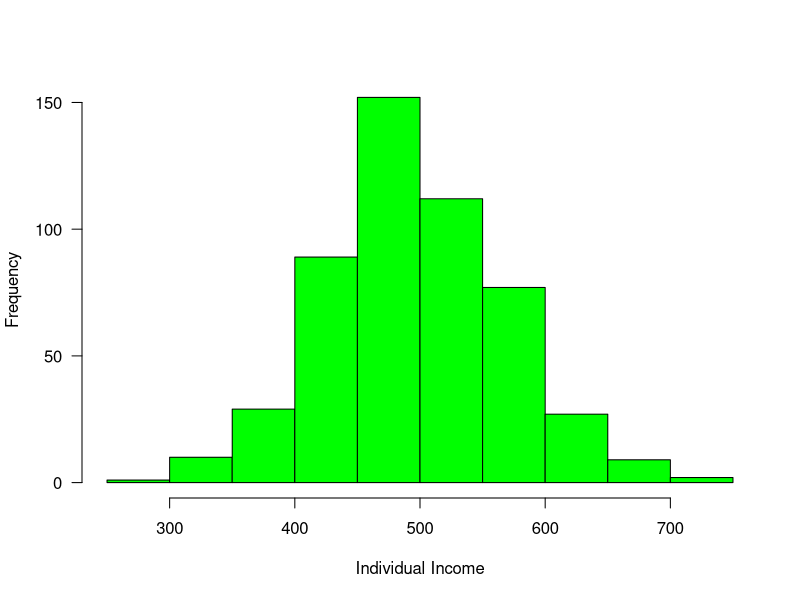
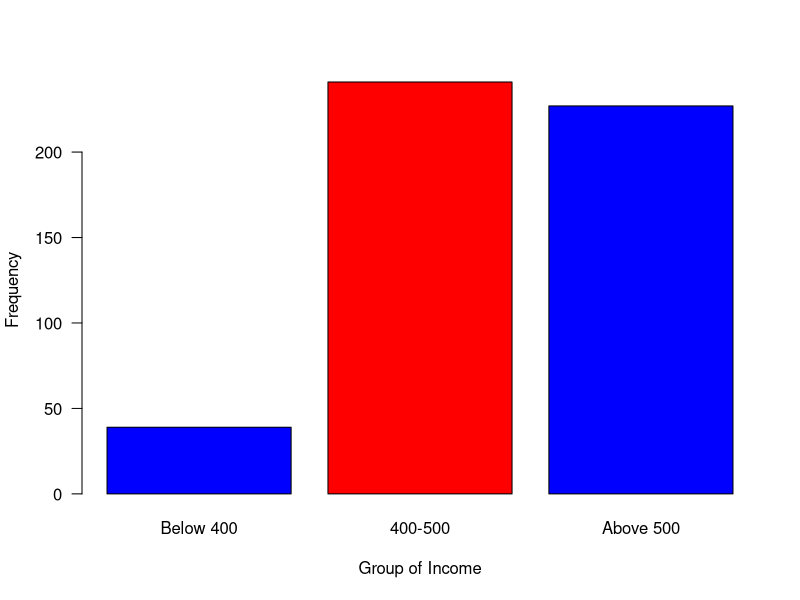

Here is the R script that generated these plots, in order:
## ---- chunk 1
knitr::opts_chunk$set(echo = TRUE, warning = FALSE, message = FALSE, comment = FALSE)

require(tidyverse)
require(kableExtra)
require(lubridate)

## ---- chunk 2
aa = c(20,68,78,50)
## ---- chunk 3
is.integer(aa)

## ---- chunk 4
class(aa)

## ---- chunk 5
class(as.integer(aa))
## ---- chunk 6
bb = c(12.5, 45.68, 2.65)
class(bb)
is.numeric(bb)
## ---- chunk 7
countries = c("Kenya", "Uganda", "Rwanda", "Tanzania")
class(countries)
## ---- chunk 8
sex = c("Male", "Female", "Male", "Male", "Female")
sex = as.factor(sex)
class(sex)

## ---- chunk 9

levels(sex)

levels(countries)
## ---- chunk 10

income = rnorm(n = 508, mean = 500, sd = 80)
hist(income, col = "green", main = "", las = 1, xlab = "Individual Income")
#mosaic::plotDist(dist = "norm", mean = 500, sd = 80)

## ---- chunk 11
group = cut(income, breaks = c(300,400,500,800),
            labels = c("Below 400", "400-500", "Above 500"))
is.factor(group)
levels(group)
## ---- chunk 12

barplot(table(group), las = 1, horiz = FALSE, col = c("blue", "red", "blue"), ylab = "Frequency", xlab = "Group of Income")
## ---- chunk 13
data = data.frame(group, income)
## ---- chunk 14
id = c(1,2,3,4,5)
people = c(158,659,782,659,759)
street = c("Dege", "Mchikichini", "Mwembe Mdogo", "Mwongozo",  "Cheka")
## ---- chunk 15
id[5]
people[5]
street[5]
## ---- chunk 16
street[2:4]
## ---- chunk 17
id[6] = 6
people[6] = 578
street[6] = "Mwongozo"
## ---- chunk 18
people[1] = 750
## ---- chunk 19
length(people)
## ---- chunk 20
vector.seq = 0:10
vector.seq
## ---- chunk 21
regular.vector = seq(from = 0,to = 10, by = 2)
regular.vector
## ---- chunk 22
id = rep(x = 3, each = 4)
station = rep(x = "Station1", each = 4)
id;station
## ---- chunk 23
sampled.months = c("January", "March", "May")
rep(x = sampled.months, each = 3)

## ---- chunk 24
rep(x = sampled.months, times = 3)
## ---- chunk 25
sst = rnorm(n = 40, mean = 25,sd = 1.58)
sst
## ---- chunk 26
require(magrittr)
chl = rnorm(n = 20, mean = .55, sd = .2)
chl %>% round(digits = 2)
## ---- chunk 27
# create vectors
Name  = c('Bob','Jeff','Mary')
Score = c(90, 75, 92)
Grade = c("A", "B", "A")

## use the vectors to make a data frame
dt = data.frame(Name, Score, Grade)

## assess the internal structure
str(dt)
## ---- chunk 28
## use the vectors to make a data frame
df = data.frame(Name, Score, Grade, stringsAsFactors = FALSE)
df %>% str()
## ---- chunk 29
## use the vectors to make a tibble
tb = tibble(Name, Score, Grade) 
## check the internal structure of the tibble
tb%>% glimpse()
## ---- chunk 30
dt %>% 
  knitr::kable("html",caption = "Variables in the data frame", align = "c") %>%
  kableExtra::column_spec(column = 1:2, width = "4cm")
## ---- chunk 31
dt$Name
dt[,1]
## ---- chunk 32
dt$Score
dt[,2]
## ---- chunk 33
data(longley)

longley %>% 
  kable(caption = "Longleys' Economic dataset", align = "c", row.names = F) %>%
  column_spec(1:7, width = "3cm")
  
## ---- chunk 34
id  = c(1,2,3,4,5,6,7,8,9,10)

time = ymd_hms(c("2018-11-20 06:35:25 EAT", "2018-11-20 06:52:05 EAT", 
                 "2018-11-20 07:08:45 EAT", "2018-11-20 07:25:25 EAT", 
                 "2018-11-20 07:42:05 EAT", "2018-11-20 07:58:45 EAT", 
                 "2018-11-20 08:15:25 EAT", "2018-11-20 08:32:05 EAT", 
                 "2018-11-20 08:48:45 EAT", "2018-11-20 09:05:25 EAT"), tz = "")

distance = c(20, 85, 45, 69, 42,  52, 6, 45, 36, 7)
## ---- chunk 35
arrival = data.frame(id, time, distance)
## ---- chunk 36

arrival %>% 
  kable("html", col.names = c("IDs", "Time", "Distance"),
        caption = "The time employees enter into the office with the distance from their residential areas to the office") %>%
  column_spec(column = 1:3, width = "4cm")
## ---- chunk 37
sst = rnorm(n = 60, mean = 25, 3)

## ---- chunk 38
sst.matrix = matrix(data = sst, nrow = 12, ncol = 5)

## ---- chunk 39
is.matrix(sst);is.matrix(sst.matrix)
sst
## ---- chunk 40
dim(sst.matrix)
## ---- chunk 41
sst.matrixby = sst %>% matrix(nrow = 12, byrow = FALSE)

## ---- chunk 42

years = 2014:2018
colnames(sst.matrix) = years
sst.matrix
## ---- chunk 43

months = seq(from = dmy(010115), to = dmy(311215), 
             by = "month") %>% month(abbr = TRUE, 
                                     label = TRUE)
rownames(sst.matrix) = months
sst.matrix
## ---- chunk 44

array(data = sst, dim = c(3,5,4))
## ---- chunk 45
sst.matrix[1:12,5]
  
## ---- chunk 46
sst.container = NULL
## ---- chunk 47
is.null(sst.container)
## ---- chunk 48
if (is.null(sst.container)){
  print("The object is empty and hence you can use to store looped outputs!!!")
}
## ---- chunk 49
sst.sample = c(26.78, 25.98,NA, 24.58, NA)
sst.sample
## ---- chunk 50
is.na(sst.sample)
## ---- chunk 51
mean(sst.sample); sd(sst.sample);range(sst.sample)
## ---- chunk 52
mean(sst.sample, na.rm = TRUE);sd(sst.sample, na.rm = TRUE);range(sst.sample, na.rm = TRUE)
## ---- chunk 53
sst.sample %>% na.omit()
## ---- chunk 54
sst.anomaly = c(2.3,1.25,.8,.31,0,-.21)
sqrt(sst.anomaly)
